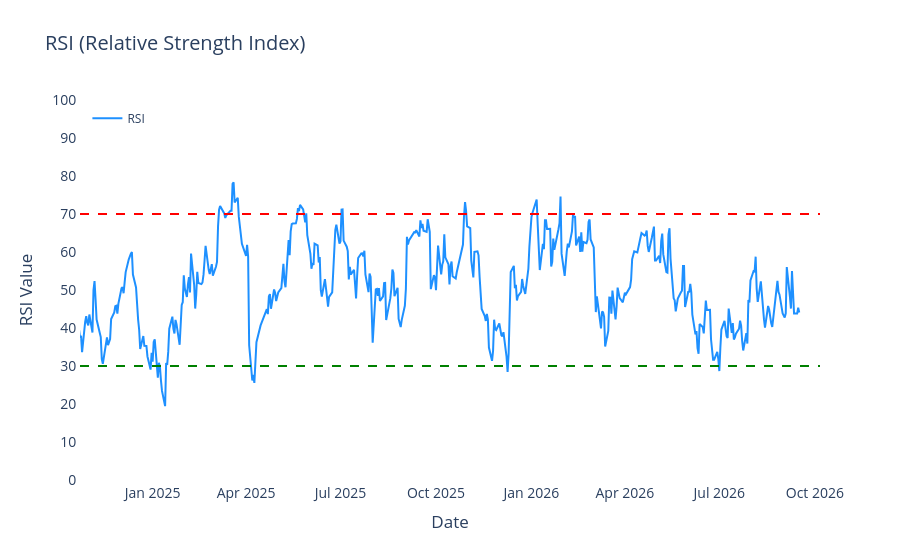
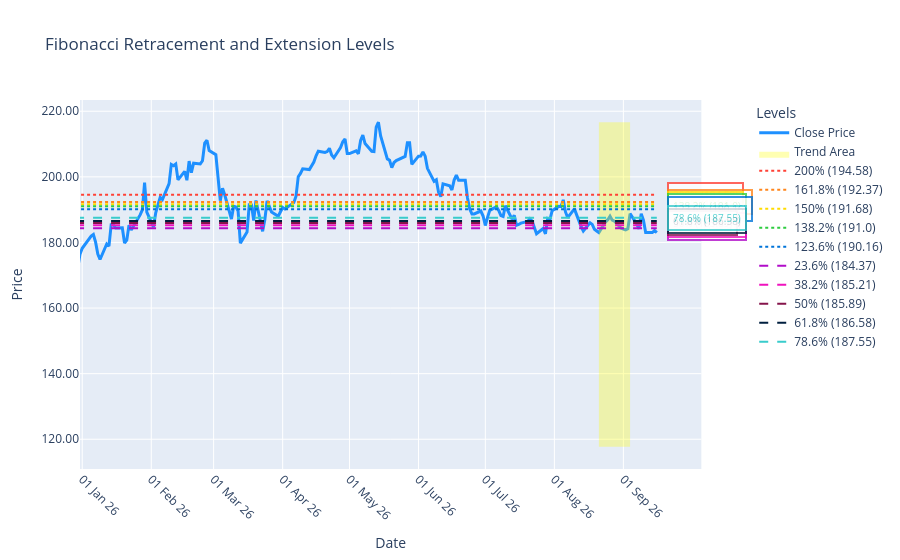
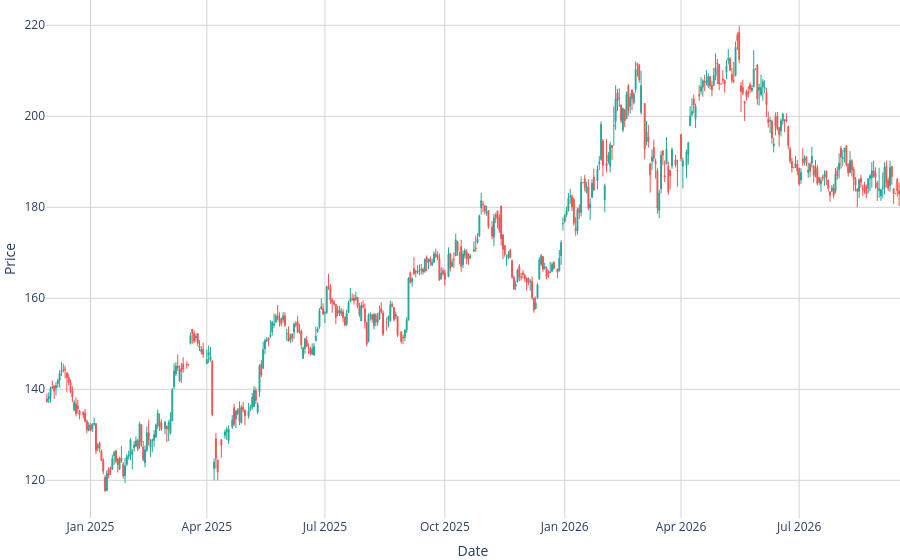

The code cell stored with these charts, in order, in its notebook:
### Code cell
#INPUT
name = input('Enter a name: ')

# PREPROCESSING THE NAME
symbol,st_name = search_stock_symbol(name)
symbol = symbol_changes(symbol)

# API CALL
comp = yf.Ticker(symbol)
data = comp.history(period='2y', interval='1d')
info = comp.info

curr_price = info['currentPrice']

weights = {
    'pe': 0.5,
    'rsi': 0.8,
    'macd': 0.8,
    'fib': 0.2,
    'trend': 0.6
}

# PE RATIO AND CAP ID
info = pe_and_market_cap(info)

if info[2] != 1:
    print('The company is not large cap')


pe = info[1]

if pe <= 20:
    pe_score = 1  # Buy
    pe_response = f'The P/E ratio is {round(pe,2)}, which is below 20, hence BUY'

else:
    pe_score = -1  # Sell
    pe_response = f'The P/E ratio is {round(pe,2)}, which is above 20, hence SELL'


# RSI
r, window = rsi(data)
rsi_score, rsi_response = analyze_rsi(r)

# MACD
ma = macd(data)
macd_score, macd_response = interpret_macd(ma)


# Fibonacci Retracement
fib = fibonacci_retracement(data)

current_price = data['Close'].iloc[-1]
prev_price = data['Close'].iloc[-2]

trend = fib['trend']

levels = dict()
levels['retracement'] = fib['retracement_levels']
levels ['extension'] = fib['extension_levels']

fib_response, fib_score = fib_insight(current_price=current_price, trend=trend, levels=levels, previous_price=prev_price)

data_trend = calculate_trend(data, short_window=14, long_window=50)
trend_score, trend_response = analyze_trend(data_trend)

final_score = (
    (pe_score * weights['pe']) + 
    (rsi_score * weights['rsi']) + 
    (macd_score * weights['macd']) + 
    (fib_score * weights['fib']) +
    (trend_score * weights['trend'])
)

# # Decision based on final score
# if final_score > 0:
#     print(f'\nBuy stocks of {st_name}')
# else:
#     print(f'\nSell your stocks of {st_name}')
    
if final_score > -0.3 and final_score < 0.3:
        print(f'\nHold stocks of {st_name}')
        ans = 0
        
elif final_score >= 0.3:
    print(f'\nBuy stocks of {st_name}')
    ans = 1

elif final_score <= -0.3:
    print(f'\nSell stocks of {st_name}')
    ans = -1


print(f'Current Price of {st_name}: {curr_price}')
print(f'Market Cap of {st_name}: {round(info[0] / (10 ** 7) , 2)} Crores')

print(pe_response)  

visualise_macd(ma)
print(macd_response)

visualise_rsi(r, window)
print(rsi_response)

fig = visualise_fib(fib, data)
fig.show()
print(*fib_response)

print('\n' + trend_response)
plot_stock_trends_candlestick(data_trend)

### Figure 1 — Plotly figure (JSON) as saved in the notebook; plotly's stock layout.template omitted (floating-point values rounded to 4 significant figures; data arrays with more than 128 entries replaced by an {"elided": "..."} marker saying what was removed)
{"data": [{"hovertemplate": "Date: %{x|%b %d}<br>RSI: %{y:.2f}<extra></extra>", "line": {"color": "dodgerblue", "width": 2}, "mode": "lines", "name": "RSI", "type": "scatter", "x": {"elided": "487 str values"}, "y": {"elided": "487 float values"}}], "layout": {"font": {"size": 14}, "hovermode": "x unified", "legend": {"font": {"size": 12}, "x": 0.01, "y": 0.99}, "plot_bgcolor": "white", "shapes": [{"line": {"color": "red", "dash": "dash", "width": 2}, "type": "line", "x0": 0, "x1": 1, "xref": "x domain", "y0": 70, "y1": 70, "yref": "y"}, {"line": {"color": "green", "dash": "dash", "width": 2}, "type": "line", "x0": 0, "x1": 1, "xref": "x domain", "y0": 30, "y1": 30, "yref": "y"}], "showlegend": true, "title": {"text": "RSI (Relative Strength Index)"}, "xaxis": {"nticks": 10, "range": ["2024-10-23T00:00:00+05:30", "2026-10-06T00:00:00+05:30"], "showgrid": true, "showline": true, "showticklabels": true, "tickmode": "auto", "title": {"text": "Date"}, "zeroline": false}, "yaxis": {"dtick": 10, "range": [0, 100], "showgrid": true, "showline": true, "showticklabels": true, "tick0": 0, "tickmode": "linear", "title": {"text": "RSI Value"}, "zeroline": false}}}

### Figure 2 — Plotly figure (JSON) as saved in the notebook; plotly's stock layout.template omitted (floating-point values rounded to 4 significant figures; data arrays with more than 128 entries replaced by an {"elided": "..."} marker saying what was removed)
{"data": [{"hovertemplate": "<b>Date:</b> %{x|%d %b %y}<br><b>Close:</b> %{y:.2f}<extra></extra>", "line": {"color": "#1e90ff", "width": 3}, "name": "Close Price", "type": "scatter", "x": {"elided": "501 str values"}, "y": {"elided": "501 float values"}}, {"fill": "toself", "fillcolor": "rgba(255,255,0,0.3)", "line": {"color": "rgba(255,255,0,0)"}, "name": "Trend Area", "type": "scatter", "x": ["2026-08-21T00:00:00+05:30", "2026-08-21T00:00:00+05:30", "2026-09-04T00:00:00+05:30", "2026-09-04T00:00:00+05:30"], "y": [117.7, 216.7, 216.7, 117.7]}, {"line": {"color": "#FF4136", "dash": "dot", "width": 2}, "mode": "lines", "name": "200% (194.58)", "type": "scatter", "x": ["2024-09-16T00:00:00+05:30", "2026-09-16T00:00:00+05:30"], "y": [194.6, 194.6]}, {"line": {"color": "#FF851B", "dash": "dot", "width": 2}, "mode": "lines", "name": "161.8% (192.37)", "type": "scatter", "x": ["2024-09-16T00:00:00+05:30", "2026-09-16T00:00:00+05:30"], "y": [192.4, 192.4]}, {"line": {"color": "#FFDC00", "dash": "dot", "width": 2}, "mode": "lines", "name": "150% (191.68)", "type": "scatter", "x": ["2024-09-16T00:00:00+05:30", "2026-09-16T00:00:00+05:30"], "y": [191.7, 191.7]}, {"line": {"color": "#2ECC40", "dash": "dot", "width": 2}, "mode": "lines", "name": "138.2% (191.0)", "type": "scatter", "x": ["2024-09-16T00:00:00+05:30", "2026-09-16T00:00:00+05:30"], "y": [191.0, 191.0]}, {"line": {"color": "#0074D9", "dash": "dot", "width": 2}, "mode": "lines", "name": "123.6% (190.16)", "type": "scatter", "x": ["2024-09-16T00:00:00+05:30", "2026-09-16T00:00:00+05:30"], "y": [190.2, 190.2]}, {"line": {"color": "#B10DC9", "dash": "dash", "width": 2}, "mode": "lines", "name": "23.6% (184.37)", "type": "scatter", "x": ["2024-09-16T00:00:00+05:30", "2026-09-16T00:00:00+05:30"], "y": [184.4, 184.4]}, {"line": {"color": "#F012BE", "dash": "dash", "width": 2}, "mode": "lines", "name": "38.2% (185.21)", "type": "scatter", "x": ["2024-09-16T00:00:00+05:30", "2026-09-16T00:00:00+05:30"], "y": [185.2, 185.2]}, {"line": {"color": "#85144b", "dash": "dash", "width": 2}, "mode": "lines", "name": "50% (185.89)", "type": "scatter", "x": ["2024-09-16T00:00:00+05:30", "2026-09-16T00:00:00+05:30"], "y": [185.9, 185.9]}, {"line": {"color": "#001f3f", "dash": "dash", "width": 2}, "mode": "lines", "name": "61.8% (186.58)", "type": "scatter", "x": ["2024-09-16T00:00:00+05:30", "2026-09-16T00:00:00+05:30"], "y": [186.6, 186.6]}, {"line": {"color": "#39CCCC", "dash": "dash", "width": 2}, "mode": "lines", "name": "78.6% (187.55)", "type": "scatter", "x": ["2024-09-16T00:00:00+05:30", "2026-09-16T00:00:00+05:30"], "y": [187.6, 187.6]}], "layout": {"annotations": [{"bgcolor": "white", "bordercolor": "#FF4136", "borderpad": 4, "borderwidth": 2, "font": {"color": "#FF4136", "size": 10}, "opacity": 0.8, "showarrow": false, "text": "200% (194.58)", "x": "2026-09-16T00:00:00+05:30", "xanchor": "left", "xshift": 10, "y": 194.6}, {"bgcolor": "white", "bordercolor": "#FF851B", "borderpad": 4, "borderwidth": 2, "font": {"color": "#FF851B", "size": 10}, "opacity": 0.8, "showarrow": false, "text": "161.8% (192.37)", "x": "2026-09-16T00:00:00+05:30", "xanchor": "left", "xshift": 10, "y": 192.4}, {"bgcolor": "white", "bordercolor": "#FFDC00", "borderpad": 4, "borderwidth": 2, "font": {"color": "#FFDC00", "size": 10}, "opacity": 0.8, "showarrow": false, "text": "150% (191.68)", "x": "2026-09-16T00:00:00+05:30", "xanchor": "left", "xshift": 10, "y": 191.7}, {"bgcolor": "white", "bordercolor": "#2ECC40", "borderpad": 4, "borderwidth": 2, "font": {"color": "#2ECC40", "size": 10}, "opacity": 0.8, "showarrow": false, "text": "138.2% (191.0)", "x": "2026-09-16T00:00:00+05:30", "xanchor": "left", "xshift": 10, "y": 191.0}, {"bgcolor": "white", "bordercolor": "#0074D9", "borderpad": 4, "borderwidth": 2, "font": {"color": "#0074D9", "size": 10}, "opacity": 0.8, "showarrow": false, "text": "123.6% (190.16)", "x": "2026-09-16T00:00:00+05:30", "xanchor": "left", "xshift": 10, "y": 190.2}, {"bgcolor": "white", "bordercolor": "#B10DC9", "borderpad": 4, "borderwidth": 2, "font": {"color": "#B10DC9", "size": 10}, "opacity": 0.8, "showarrow": false, "text": "23.6% (184.37)", "x": "2026-09-16T00:00:00+05:30", "xanchor": "left", "xshift": 10, "y": 184.4}, {"bgcolor": "white", "bordercolor": "#F012BE", "borderpad": 4, "borderwidth": 2, "font": {"color": "#F012BE", "size": 10}, "opacity": 0.8, "showarrow": false, "text": "38.2% (185.21)", "x": "2026-09-16T00:00:00+05:30", "xanchor": "left", "xshift": 10, "y": 185.2}, {"bgcolor": "white", "bordercolor": "#85144b", "borderpad": 4, "borderwidth": 2, "font": {"color": "#85144b", "size": 10}, "opacity": 0.8, "showarrow": false, "text": "50% (185.89)", "x": "2026-09-16T00:00:00+05:30", "xanchor": "left", "xshift": 10, "y": 185.9}, {"bgcolor": "white", "bordercolor": "#001f3f", "borderpad": 4, "borderwidth": 2, "font": {"color": "#001f3f", "size": 10}, "opacity": 0.8, "showarrow": false, "text": "61.8% (186.58)", "x": "2026-09-16T00:00:00+05:30", "xanchor": "left", "xshift": 10, "y": 186.6}, {"bgcolor": "white", "bordercolor": "#39CCCC", "borderpad": 4, "borderwidth": 2, "font": {"color": "#39CCCC", "size": 10}, "opacity": 0.8, "showarrow": false, "text": "78.6% (187.55)", "x": "2026-09-16T00:00:00+05:30", "xanchor": "left", "xshift": 10, "y": 187.6}], "hovermode": "x unified", "legend": {"title": {"text": "Levels"}}, "showlegend": true, "title": {"text": "Fibonacci Retracement and Extension Levels"}, "xaxis": {"anchor": "y", "domain": [0, 0.94], "range": ["2025-12-31T00:00:00+05:30", "2026-10-06T00:00:00+05:30"], "tickangle": 45, "tickformat": "%d %b %y", "tickmode": "array", "ticktext": ["01 Jan 26", "01 Feb 26", "01 Mar 26", "01 Apr 26", "01 May 26", "01 Jun 26", "01 Jul 26", "01 Aug 26", "01 Sep 26"], "tickvals": ["2026-01-01T00:00:00+05:30", "2026-02-01T00:00:00+05:30", "2026-03-01T00:00:00+05:30", "2026-04-01T00:00:00+05:30", "2026-05-01T00:00:00+05:30", "2026-06-01T00:00:00+05:30", "2026-07-01T00:00:00+05:30", "2026-08-01T00:00:00+05:30", "2026-09-01T00:00:00+05:30"], "title": {"text": "Date"}}, "yaxis": {"anchor": "x", "domain": [0, 1], "tickformat": ".2f", "title": {"text": "Price"}}, "yaxis2": {"anchor": "x", "overlaying": "y", "side": "right", "tickformat": ".2f"}}}

### Figure 3 — Plotly figure (JSON) as saved in the notebook; plotly's stock layout.template omitted (floating-point values rounded to 4 significant figures; data arrays with more than 128 entries replaced by an {"elided": "..."} marker saying what was removed)
{"data": [{"close": {"elided": "451 float values"}, "decreasing": {"fillcolor": "#EF5350", "line": {"color": "#EF5350"}}, "high": {"elided": "451 float values"}, "increasing": {"fillcolor": "#26A69A", "line": {"color": "#26A69A"}}, "line": {"width": 1}, "low": {"elided": "451 float values"}, "open": {"elided": "451 float values"}, "type": "candlestick", "x": {"elided": "451 str values"}}], "layout": {"hovermode": "x unified", "margin": {"b": 0, "l": 0, "r": 0, "t": 0}, "plot_bgcolor": "white", "showlegend": false, "title": {"text": "Candle Chart"}, "xaxis": {"gridcolor": "lightgrey", "gridwidth": 1, "rangebreaks": [{"bounds": ["sat", "mon"]}], "rangeslider": {"visible": false}, "showgrid": true, "showticklabels": true, "title": {"text": "Date"}, "zeroline": false}, "yaxis": {"gridcolor": "lightgrey", "gridwidth": 1, "showgrid": true, "showticklabels": true, "title": {"text": "Price"}, "zeroline": false}}}
